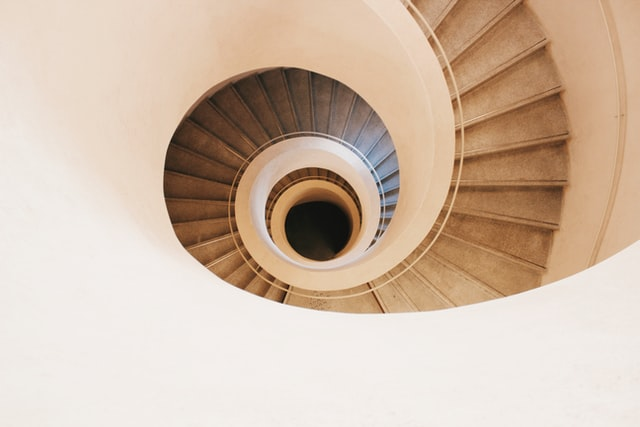
#> input picture Lab3/spiral.jpg, 640 x 427 px
$ jupyter execute Main_JanoFu_20058869.ipynb   (shell and % lines are left out)   (older library calls are emulated)
#> lines starting #> are read from the running program, lines starting #| are printed output that depends on the picture; after the words box and inside, x2 and y2 are one past the last pixel; in counts of white or black regions, pixels touching at a corner belong together
[cell 1]
# To test out the code:
#step 1 : build the code
#step 2: adjust higher and lower threashold on the canny edge detection
#step 3: adjust the edge detection threshold trackbar, only change by 1 each time
#        At the first time changing, there should be a new window popping up about
#        about a plot of canny vs general edge difference
#step 4: change a threshold by 1 until get a full graph
import cv2
import numpy as np
import copy
import math
import matplotlib.pyplot as plt

img = cv2.imread('spiral.jpg')
#> img is the input picture: shape (427, 640, 3); mean B, G, R 169.1, 187.5, 208.9

CONST_THRESHOLD = 18
CONST_SMOOTHING = (5,5)
CONST_MIN = 7
CONST_MAX = 51

ratio = 0

plt.ion()


#To find and confirm the img size
img_rows = img.shape[0]
#> img_rows = 427
img_cols = img.shape[1]
#> img_cols = 640
img_size = img_rows * img_cols
#> img_size = 273280

#use grey picture as the sample in the lab instructions
grey = cv2.cvtColor(img, cv2.COLOR_BGR2GRAY)
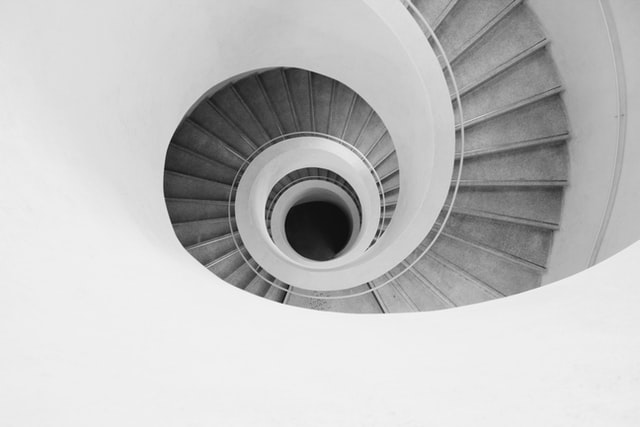
#> grey: shape (427, 640); min 10, max 249, mean 191.8

ComparisionX =[]
ComparisionY = []

def GeneralEdgeDetection():
    #Defining the Sobel Mask, horizontal and vertical
    Sobel_Mask_V = np.array((
                  [-1, -2, -1],
                  [0,  0,  0],
                  [1,  2,  1]), dtype = "int")
    Sobel_Mask_H = np.array((
                  [-1,  0,  1],
                  [-2,  0,  2],
                  [-1,  0,  1]), dtype = "int")

    #Smoothing out the picture first (change to grey if wanted grey)
    SmoothRes = cv2.GaussianBlur(grey, CONST_SMOOTHING, cv2.BORDER_DEFAULT)

    #Applying Sobel Kernal Convolution to the filter
    SobelRes_H = cv2.filter2D(SmoothRes, cv2.CV_16S, Sobel_Mask_H)
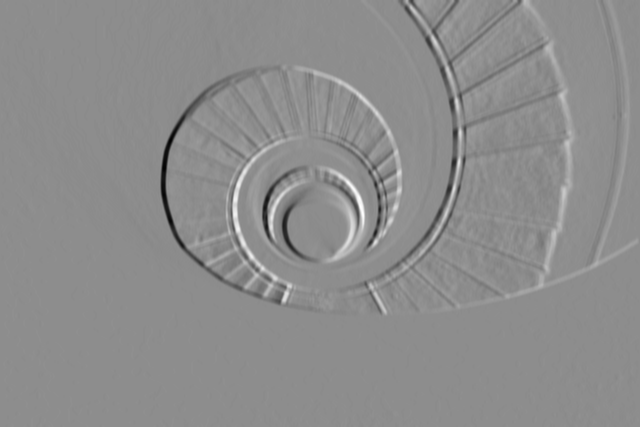
#> SobelRes_H: shape (427, 640) int16; min -289, max 233, mean -0.3; drawn with min black and max white
    SobelRes_V = cv2.filter2D(SmoothRes, cv2.CV_16S, Sobel_Mask_V)
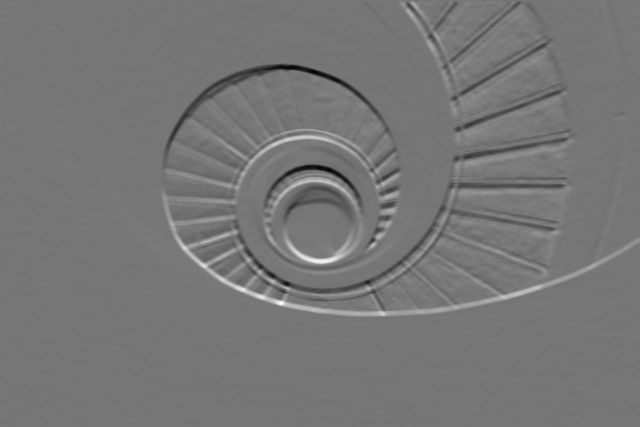
#> SobelRes_V: shape (427, 640) int16; min -253, max 292, mean 0.9; drawn with min black and max white
    GradientImage = GradientMagnitude(SobelRes_H, SobelRes_V)
    OutputEdge = BinaryThresholding(GradientImage)
    return OutputEdge


def GradientMagnitude(h, v):
    Gradientimg = grey.copy()
    for i in range (img_rows):
        for j in range (img_cols):
            Gradientimg[i][j] = math.hypot(h[i][j],v[i][j])
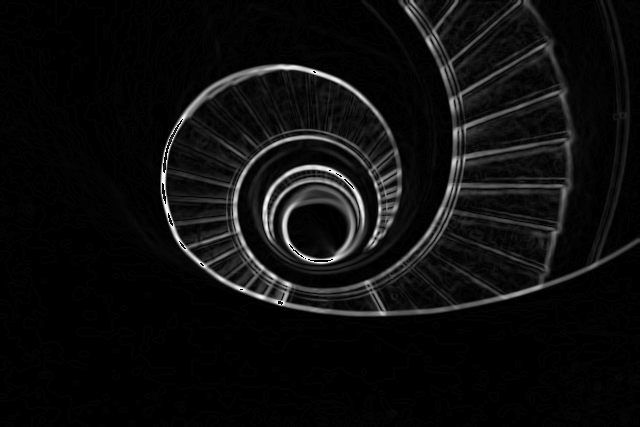
#> Gradientimg: shape (427, 640); min 0, max 255, mean 13.8
    return Gradientimg


def BinaryThresholding(GradientImg):
    Marked = np.zeros([img_rows,img_cols,1],dtype=np.uint8)
    for i in range (img_rows):
        for j in range (img_cols):
            if GradientImg[i][j] > CONST_THRESHOLD:
                Marked[i][j] = 255
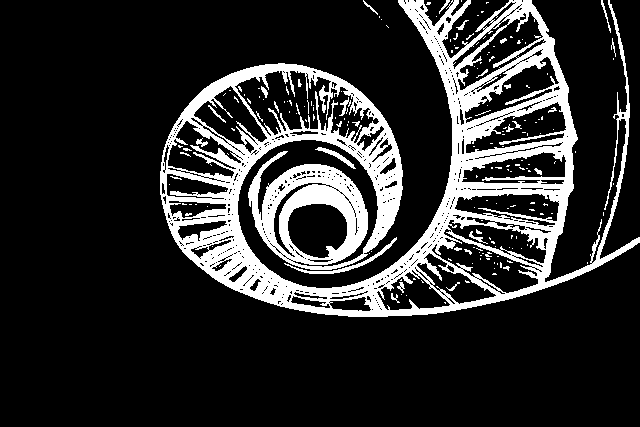
#> Marked: shape (427, 640, 1); 17.5% white; 190 white regions (161 under 20 px), largest, box (x1, y1, x2, y2) and area: (160, 0, 640, 317) 45673, (284, 237, 397, 274) 378, (315, 147, 356, 169) 178
    return Marked

def update(x):
    # update CONST_THRESHOLD when trackbar is moved
    global CONST_THRESHOLD
    global resG
    CONST_THRESHOLD = x
    resG = GeneralEdgeDetection()
    cv2.imshow("Gerneral Edge Detection Result", resG)
    difference = CompareCandG (resC,resG)


def updateC_min(x):
    global resC
    global CONST_MIN
    CONST_MIN = x
    if CONST_MIN < CONST_MAX:
        SmoothRes = cv2.GaussianBlur(grey, CONST_SMOOTHING, cv2.BORDER_DEFAULT)
        resC = cv2.Canny(SmoothRes, CONST_MIN, CONST_MAX)
        print("\rPrinting Canny                                                         ", end = "")
        cv2.imshow("Canny Edge Detection Result", resC)
    else:
        print("\rmin is larger than max, min =",CONST_MIN, " max=", CONST_MAX, end = "")


def updateC_max(x):
#> called with x = 51
    global resC
    global CONST_MAX
    CONST_MAX = x
    if CONST_MIN < CONST_MAX:
        SmoothRes = cv2.GaussianBlur(grey, CONST_SMOOTHING, cv2.BORDER_DEFAULT)
        resC = cv2.Canny(SmoothRes, CONST_MIN, CONST_MAX)
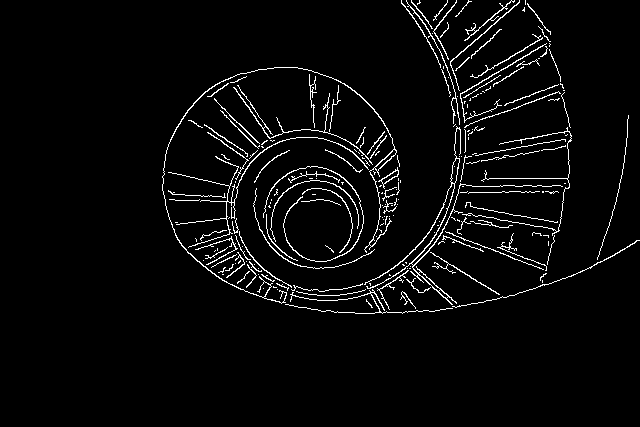
#> resC: shape (427, 640); 3.7% white in thin lines or dots, all inside (x1, y1, x2, y2) = (162, 0, 640, 314)
        print("\rPrinting Canny                                                          ", end = "")
        cv2.imshow("Canny Edge Detection Result", resC)
    else:
        print("\rmin is larger than max, min =",CONST_MIN, " max=", CONST_MAX, end= "")

def CompareCandG(c,g):

    global CONST_THRESHOLD
    global ratio
    similar = 0
    for i in range (img_rows):
        for j in range (img_cols):
            if (c[i][j] == g[i][j]):
                similar = similar+1
    ratio = similar / img_size
    ComparisionX.append(CONST_THRESHOLD)
    ComparisionY.append(ratio)
    plt.clf()
    plt.plot(ComparisionX,ComparisionY)
    plt.draw()
    plt.pause(0.001)
    plt.ioff()
